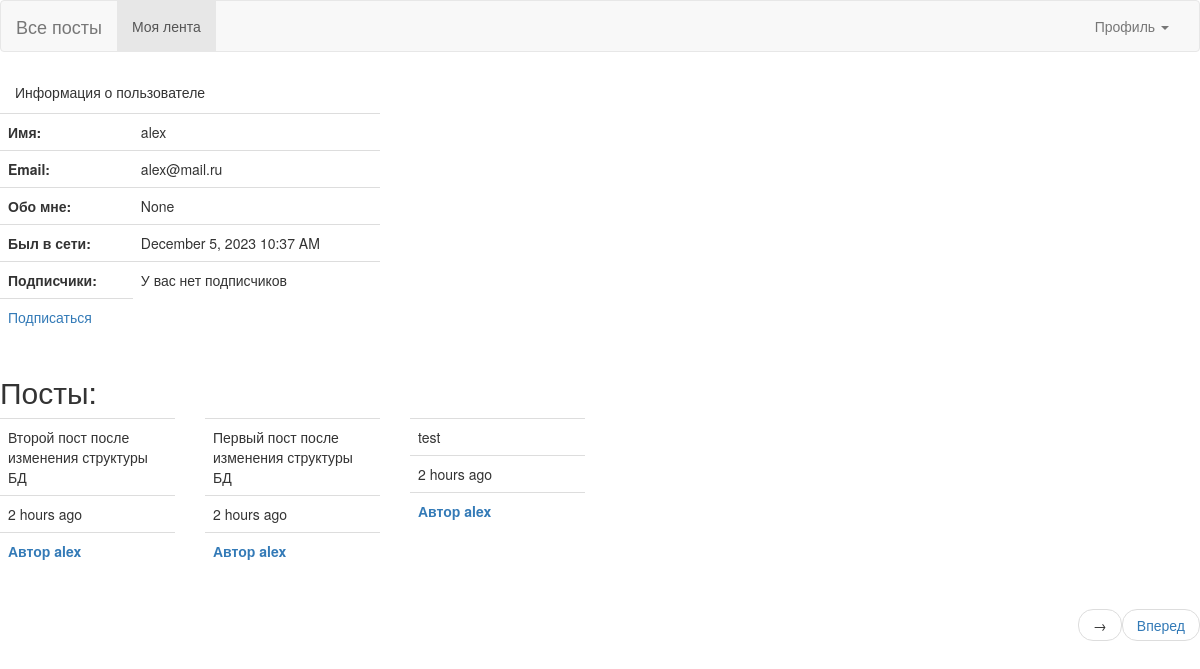
Screenshot of /profile/alex (signed in) with the database file from the repository.
### app/models.py (models this page shows, shortened)
class User(db.Model, UserMixin):
    id = db.Column(db.Integer, primary_key=True)
    username = db.Column(db.String, unique=True, nullable=False)
    password = db.Column(db.String(128), nullable=False)
    email= db.Column(db.String, unique=True, nullable=False)
    last_seen =db.Column(db.DateTime,default=datetime.utcnow)
    about_me = db.Column(db.String)
    posts = db.relationship('Post', backref='author', lazy='dynamic')
    followed = db.relationship(
        'User', secondary=followers,
        primaryjoin=(followers.c.follower_id==id),
        secondaryjoin=(followers.c.followed_id==id),
        backref=db.backref('follower', lazy='dynamic'), lazy='dynamic'
    )
    def is_following(self, user):
        return self.followed.filter(followers.c.followed_id == user.id).count()>0

class Post(db.Model):
    id = db.Column(db.Integer, primary_key=True)
    body = db.Column(db.String, nullable=False)
    dt =db.Column(db.DateTime,default=datetime.utcnow)
    user_id = db.Column(db.Integer, db.ForeignKey('user.id'))

### app/routes.py (the view)
@app.route('/profile/<username>')
@login_required
def profile(username):
    page = request.args.get('page', 1, type=int)
    user = User.query.filter_by(username=username).first()
    followers = user.follower.all()
    posts = user.posts.order_by(Post.dt.desc()).paginate(
        page=page, per_page=app.config['POSTS_PER_PAGE'], error_out=False
    )
    prev_url = url_for('profile',username=username, page=posts.prev_num) if posts.has_prev else None
    next_url = url_for('profile', username=username, page=posts.next_num) if posts.has_next else None
    if user is not None:
        return render_template('profile.html', user=user, followers=followers,
                                 posts=posts, prev_url=prev_url, next_url=next_url)
    else:
        flash('Пользователь {} не найден'.format(username))

### app/models.py (called while the page is built)
@login_manager.user_loader
def load_user(user_id):
    return User.query.get(int(user_id))

### app/routes.py (called while the page is built)
@app.before_request
def before_request():
    if current_user.is_authenticated:
        current_user.last_seen = datetime.utcnow()
        db.session.commit()

### app/templates/profile.html
{% extends 'base.html' %}
{% block content %}
<div class="panel-heading">Информация о пользователе</div>
<div class="row">
    <div class="col-md-4">
     <table class="table">
        <tbody>
            <tr> <th scope="row">Имя:</th> <td>{{user.username}}</td>                   </tr>
            <tr> <th scope="row">Email:</th> <td>{{user.email}}</td>                    </tr>
            <tr> <th scope="row">Обо мне:</th> <td>{{user.about_me}}</td>               </tr>
            <tr> <th scope="row">Был в сети:</th> <td>{{moment(user.last_seen).format('LLL')}}</td>           </tr>
            {% if followers %}
                <tr> <th scope="row">Подписчики:</th>
                    <td>
                        {% for follower in followers %}
                            <a href="{{url_for('profile', username=follower.username)}}">{{follower.username}}</a>
                        {% endfor %}
                    </td>
                </tr>
            {% else %}
                <tr> <th scope="row">Подписчики:</th> <td>У вас нет подписчиков</td>    </tr>
            {% endif %}
                {% if user == current_user %}
            <tr>
                <td><a href="{{url_for('edit_profile')}}">Изменить </a></td>
                <td><a href="{{url_for('add_post')}}">Новый пост</a></td>
            </tr>
            {% elif current_user.is_following(user) %}
                <tr>
                    <td><a href="{{url_for('unfollow', id=user.id)}}">Отписаться</a></td>
                </tr>
            {% else %}
                <tr>
                    <td><a href="{{url_for('follow', id=user.id)}}">Подписаться</a></td>
                </tr>
            {% endif %}
            </tbody>
        </table>
    </div>
</div>
    {% if posts %}
        <h2>Посты:</h2>
        <div class="row">
            {% for post in posts %}
                {% include '_post.html' %}
            {% endfor %}
        </div>
        {% include '_paginate.html'   %}
    {% else %}
        <h2>Нет ни одного поста</h2>
    {% endif %}
{% endblock %}

### app/templates/_post.html (shortened to what this page needs)
<div class="col-md-2">
    <table class="table table-hover">
        <tr> <td>{{post.body}} </td></tr>
         <tr><td>{{ moment(post.dt).fromNow()}}</td></tr>
        {% if current_user == post.author %}
            <tr> <td><b> Автор {{post.author.username}} </b> </td> </tr>
            <tr> <td><a href="{{url_for('delete_post', id=post.id)}}">Удалить</td> </tr>
        {% else %}
            <tr>
                <td><b> <a href="{{url_for('profile', username=post.author.username)}}">Автор {{post.author.username}} </a></b> </td>
            </tr>
        {% endif %}
</table>
</div>

### rows the page displays
User: username "alex", email "alex@mail.ru", about_me "None", last_seen "December 5, 2023 10:37 AM"
Post: body "Второй пост после изменения структуры БД", dt "2 hours ago", author.username "alex"
Post: body "Первый пост после изменения структуры БД", dt "2 hours ago", author.username "alex"
Post: body "test", dt "2 hours ago", author.username "alex"
